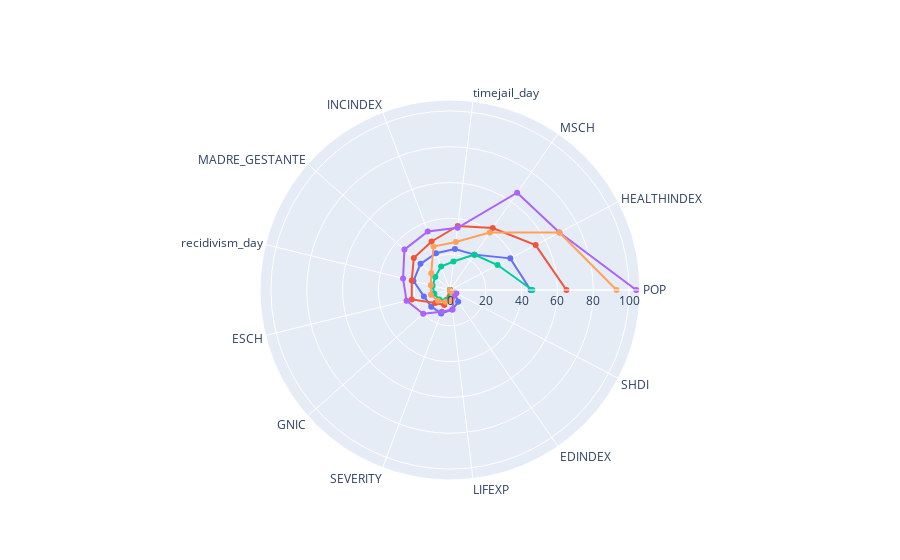

Here is the notebook cell this chart was saved with:
### Code cell
categories = data_plot['feature_name'].tolist()

fig = go.Figure()
for label in data_plot.label.unique():
    fig.add_trace(go.Scatterpolar(
          #r=np.log(data_plot[data_plot['label'] == label]['feature_importance'] + 0.00001),
          r = data_plot[data_plot['label'] == label]['feature_importance'],
          theta=categories,
          #fill='toself',
          name='Cluster {}'.format(label)
    ))

fig.update_layout(
  polar=dict(
    radialaxis=dict(
      visible=True,
      #range=[data_plot['feature_importance'].min(), data_plot['feature_importance'].max()]
    )),
  showlegend=False
)

fig.show()

### Figure 1 — Plotly figure (JSON) as saved in the notebook; plotly's stock layout.template omitted (floating-point values rounded to 4 significant figures)
{"data": [{"name": "Cluster 0", "r": [45, 38, 24, 23, 22, 22, 21, 15, 14, 14, 11, 8, 3], "theta": ["POP", "HEALTHINDEX", "MSCH", "timejail_day", "INCINDEX", "MADRE_GESTANTE", "recidivism_day", "ESCH", "GNIC", "SEVERITY", "LIFEXP", "EDINDEX", "SHDI", "POP", "HEALTHINDEX", "MSCH", "EDINDEX", "ESCH", "LIFEXP", "SHDI", "INCINDEX", "GNIC", "MADRE_GESTANTE", "SEVERITY", "recidivism_day", "timejail_day", "POP", "EDINDEX", "INCINDEX", "MSCH", "ESCH", "HEALTHINDEX", "LIFEXP", "timejail_day", "MADRE_GESTANTE", "SHDI", "GNIC", "recidivism_day", "SEVERITY", "POP", "SEVERITY", "HEALTHINDEX", "ESCH", "EDINDEX", "SHDI", "GNIC", "INCINDEX", "MSCH", "timejail_day", "LIFEXP", "recidivism_day", "MADRE_GESTANTE", "POP", "SEVERITY", "ESCH", "SHDI", "INCINDEX", "GNIC", "MSCH", "HEALTHINDEX", "EDINDEX", "LIFEXP", "timejail_day", "recidivism_day", "MADRE_GESTANTE"], "type": "scatterpolar"}, {"name": "Cluster 1", "r": [65, 54, 42, 36, 29, 27, 22, 22, 11, 9, 0, 0, 0], "theta": ["POP", "HEALTHINDEX", "MSCH", "timejail_day", "INCINDEX", "MADRE_GESTANTE", "recidivism_day", "ESCH", "GNIC", "SEVERITY", "LIFEXP", "EDINDEX", "SHDI", "POP", "HEALTHINDEX", "MSCH", "EDINDEX", "ESCH", "LIFEXP", "SHDI", "INCINDEX", "GNIC", "MADRE_GESTANTE", "SEVERITY", "recidivism_day", "timejail_day", "POP", "EDINDEX", "INCINDEX", "MSCH", "ESCH", "HEALTHINDEX", "LIFEXP", "timejail_day", "MADRE_GESTANTE", "SHDI", "GNIC", "recidivism_day", "SEVERITY", "POP", "SEVERITY", "HEALTHINDEX", "ESCH", "EDINDEX", "SHDI", "GNIC", "INCINDEX", "MSCH", "timejail_day", "LIFEXP", "recidivism_day", "MADRE_GESTANTE", "POP", "SEVERITY", "ESCH", "SHDI", "INCINDEX", "GNIC", "MSCH", "HEALTHINDEX", "EDINDEX", "LIFEXP", "timejail_day", "recidivism_day", "MADRE_GESTANTE"], "type": "scatterpolar"}, {"name": "Cluster 2", "r": [46, 30, 24, 16, 14, 11, 10, 9, 8, 6, 4, 0, 0], "theta": ["POP", "HEALTHINDEX", "MSCH", "timejail_day", "INCINDEX", "MADRE_GESTANTE", "recidivism_day", "ESCH", "GNIC", "SEVERITY", "LIFEXP", "EDINDEX", "SHDI", "POP", "HEALTHINDEX", "MSCH", "EDINDEX", "ESCH", "LIFEXP", "SHDI", "INCINDEX", "GNIC", "MADRE_GESTANTE", "SEVERITY", "recidivism_day", "timejail_day", "POP", "EDINDEX", "INCINDEX", "MSCH", "ESCH", "HEALTHINDEX", "LIFEXP", "timejail_day", "MADRE_GESTANTE", "SHDI", "GNIC", "recidivism_day", "SEVERITY", "POP", "SEVERITY", "HEALTHINDEX", "ESCH", "EDINDEX", "SHDI", "GNIC", "INCINDEX", "MSCH", "timejail_day", "LIFEXP", "recidivism_day", "MADRE_GESTANTE", "POP", "SEVERITY", "ESCH", "SHDI", "INCINDEX", "GNIC", "MSCH", "HEALTHINDEX", "EDINDEX", "LIFEXP", "timejail_day", "recidivism_day", "MADRE_GESTANTE"], "type": "scatterpolar"}, {"name": "Cluster 3", "r": [104, 69, 66, 35, 35, 34, 27, 25, 20, 13, 11, 4, 4], "theta": ["POP", "HEALTHINDEX", "MSCH", "timejail_day", "INCINDEX", "MADRE_GESTANTE", "recidivism_day", "ESCH", "GNIC", "SEVERITY", "LIFEXP", "EDINDEX", "SHDI", "POP", "HEALTHINDEX", "MSCH", "EDINDEX", "ESCH", "LIFEXP", "SHDI", "INCINDEX", "GNIC", "MADRE_GESTANTE", "SEVERITY", "recidivism_day", "timejail_day", "POP", "EDINDEX", "INCINDEX", "MSCH", "ESCH", "HEALTHINDEX", "LIFEXP", "timejail_day", "MADRE_GESTANTE", "SHDI", "GNIC", "recidivism_day", "SEVERITY", "POP", "SEVERITY", "HEALTHINDEX", "ESCH", "EDINDEX", "SHDI", "GNIC", "INCINDEX", "MSCH", "timejail_day", "LIFEXP", "recidivism_day", "MADRE_GESTANTE", "POP", "SEVERITY", "ESCH", "SHDI", "INCINDEX", "GNIC", "MSCH", "HEALTHINDEX", "EDINDEX", "LIFEXP", "timejail_day", "recidivism_day", "MADRE_GESTANTE"], "type": "scatterpolar"}, {"name": "Cluster 4", "r": [93, 69, 39, 27, 26, 14, 11, 11, 9, 7, 6, 1, 0], "theta": ["POP", "HEALTHINDEX", "MSCH", "timejail_day", "INCINDEX", "MADRE_GESTANTE", "recidivism_day", "ESCH", "GNIC", "SEVERITY", "LIFEXP", "EDINDEX", "SHDI", "POP", "HEALTHINDEX", "MSCH", "EDINDEX", "ESCH", "LIFEXP", "SHDI", "INCINDEX", "GNIC", "MADRE_GESTANTE", "SEVERITY", "recidivism_day", "timejail_day", "POP", "EDINDEX", "INCINDEX", "MSCH", "ESCH", "HEALTHINDEX", "LIFEXP", "timejail_day", "MADRE_GESTANTE", "SHDI", "GNIC", "recidivism_day", "SEVERITY", "POP", "SEVERITY", "HEALTHINDEX", "ESCH", "EDINDEX", "SHDI", "GNIC", "INCINDEX", "MSCH", "timejail_day", "LIFEXP", "recidivism_day", "MADRE_GESTANTE", "POP", "SEVERITY", "ESCH", "SHDI", "INCINDEX", "GNIC", "MSCH", "HEALTHINDEX", "EDINDEX", "LIFEXP", "timejail_day", "recidivism_day", "MADRE_GESTANTE"], "type": "scatterpolar"}], "layout": {"polar": {"radialaxis": {"visible": true}}, "showlegend": false}}
